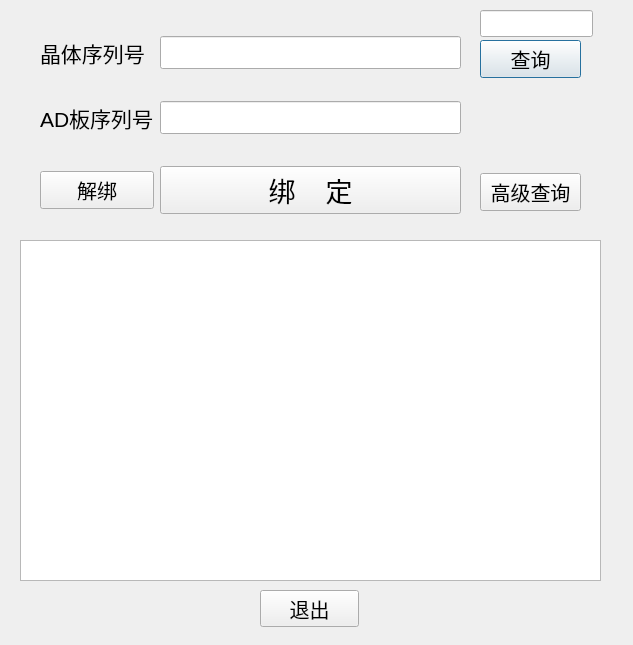
<?xml version="1.0" encoding="UTF-8"?>
<ui version="4.0">
 <class>MainForm</class>
 <widget class="QDialog" name="MainForm">
  <property name="geometry">
   <rect>
    <x>0</x>
    <y>0</y>
    <width>633</width>
    <height>645</height>
   </rect>
  </property>
  <property name="windowTitle">
   <string>探测器模块组装记录</string>
  </property>
  <widget class="QTextBrowser" name="resultBrowser">
   <property name="geometry">
    <rect>
     <x>20</x>
     <y>240</y>
     <width>581</width>
     <height>341</height>
    </rect>
   </property>
   <property name="font">
    <font>
     <pointsize>13</pointsize>
    </font>
   </property>
  </widget>
  <widget class="QWidget" name="verticalLayoutWidget_7">
   <property name="geometry">
    <rect>
     <x>480</x>
     <y>40</y>
     <width>101</width>
     <height>171</height>
    </rect>
   </property>
   <layout class="QVBoxLayout" name="verticalLayout_10">
    <item>
     <widget class="QPushButton" name="queryButton">
      <property name="font">
       <font>
        <pointsize>15</pointsize>
       </font>
      </property>
      <property name="text">
       <string>查询</string>
      </property>
     </widget>
    </item>
    <item>
     <spacer name="verticalSpacer">
      <property name="orientation">
       <enum>Qt::Vertical</enum>
      </property>
      <property name="sizeHint" stdset="0">
       <size>
        <width>20</width>
        <height>20</height>
       </size>
      </property>
     </spacer>
    </item>
    <item>
     <widget class="QPushButton" name="listButton">
      <property name="font">
       <font>
        <pointsize>15</pointsize>
       </font>
      </property>
      <property name="text">
       <string>高级查询</string>
      </property>
     </widget>
    </item>
   </layout>
  </widget>
  <widget class="QWidget" name="gridLayoutWidget">
   <property name="geometry">
    <rect>
     <x>40</x>
     <y>10</y>
     <width>421</width>
     <height>231</height>
    </rect>
   </property>
   <layout class="QGridLayout" name="gridLayout">
    <item row="1" column="0">
     <widget class="QLabel" name="label_3">
      <property name="font">
       <font>
        <pointsize>16</pointsize>
       </font>
      </property>
      <property name="text">
       <string>晶体序列号</string>
      </property>
     </widget>
    </item>
    <item row="1" column="1">
     <widget class="QLineEdit" name="crystalLine">
      <property name="font">
       <font>
        <pointsize>16</pointsize>
        <weight>75</weight>
        <bold>true</bold>
       </font>
      </property>
     </widget>
    </item>
    <item row="7" column="0">
     <widget class="QPushButton" name="unbindButton">
      <property name="font">
       <font>
        <pointsize>15</pointsize>
       </font>
      </property>
      <property name="text">
       <string>解绑</string>
      </property>
     </widget>
    </item>
    <item row="2" column="0">
     <widget class="QLabel" name="label_4">
      <property name="font">
       <font>
        <pointsize>16</pointsize>
       </font>
      </property>
      <property name="text">
       <string>AD板序列号</string>
      </property>
     </widget>
    </item>
    <item row="7" column="1">
     <widget class="QPushButton" name="bindButton">
      <property name="font">
       <font>
        <pointsize>20</pointsize>
       </font>
      </property>
      <property name="text">
       <string>绑    定</string>
      </property>
     </widget>
    </item>
    <item row="2" column="1">
     <widget class="QLineEdit" name="boardLine">
      <property name="font">
       <font>
        <pointsize>16</pointsize>
        <weight>75</weight>
        <bold>true</bold>
       </font>
      </property>
     </widget>
    </item>
   </layout>
  </widget>
  <widget class="QPushButton" name="closeButton">
   <property name="geometry">
    <rect>
     <x>260</x>
     <y>590</y>
     <width>99</width>
     <height>37</height>
    </rect>
   </property>
   <property name="font">
    <font>
     <pointsize>15</pointsize>
    </font>
   </property>
   <property name="text">
    <string>退出</string>
   </property>
  </widget>
  <widget class="QLineEdit" name="snLine">
   <property name="geometry">
    <rect>
     <x>480</x>
     <y>10</y>
     <width>113</width>
     <height>27</height>
    </rect>
   </property>
  </widget>
 </widget>
 <resources/>
 <connections>
  <connection>
   <sender>closeButton</sender>
   <signal>clicked()</signal>
   <receiver>MainForm</receiver>
   <slot>reject()</slot>
   <hints>
    <hint type="sourcelabel">
     <x>298</x>
     <y>303</y>
    </hint>
    <hint type="destinationlabel">
     <x>243</x>
     <y>182</y>
    </hint>
   </hints>
  </connection>
 </connections>
</ui>
